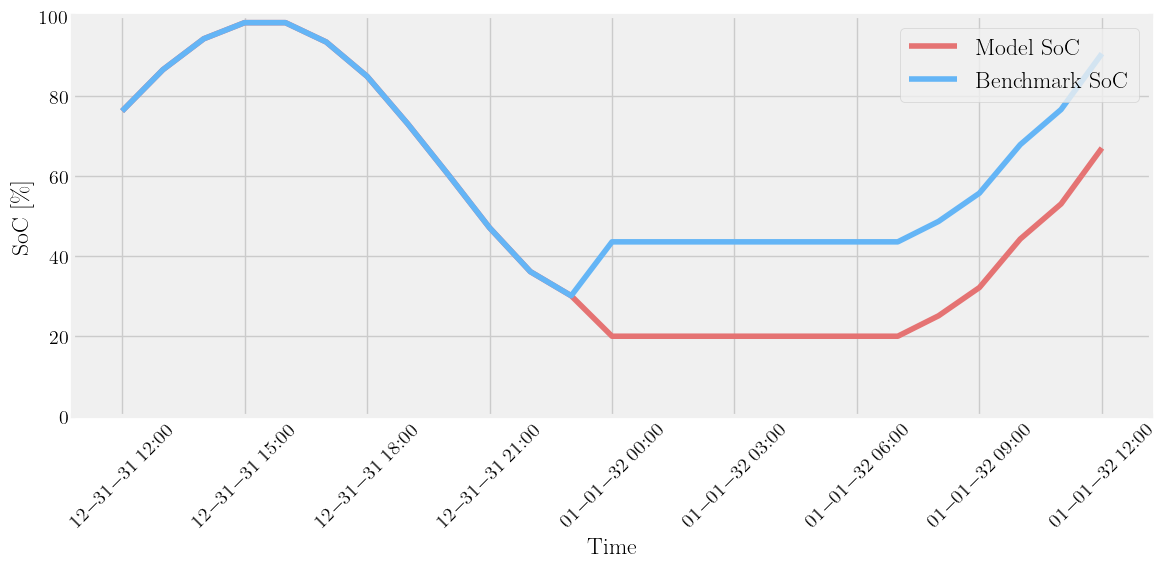

Here is the Python script that generated this plot:
import pandas as pd
import matplotlib.pyplot as plt

# Load the SoC data
data = {
    "Time": [
        "12/31/2031 12:00", "12/31/2031 13:00", "12/31/2031 14:00", "12/31/2031 15:00",
        "12/31/2031 16:00", "12/31/2031 17:00", "12/31/2031 18:00", "12/31/2031 19:00",
        "12/31/2031 20:00", "12/31/2031 21:00", "12/31/2031 22:00", "12/31/2031 23:00",
        "1/1/2032 00:00", "1/1/2032 01:00", "1/1/2032 02:00", "1/1/2032 03:00",
        "1/1/2032 04:00", "1/1/2032 05:00", "1/1/2032 06:00", "1/1/2032 07:00",
        "1/1/2032 08:00", "1/1/2032 09:00", "1/1/2032 10:00", "1/1/2032 11:00",
        "1/1/2032 12:00"
    ],
    "SoC Model": [76.3, 86.65, 94.38, 98.41, 98.41, 93.57, 84.99, 73.06, 60.27, 47.13,
                  36.15, 30.12, 20, 20, 20, 20, 20, 20, 20, 20, 25.12, 32.18, 44.31, 53.09, 67.06],
    "SoC Benchmark": [76.3, 86.65, 94.38, 98.41, 98.41, 93.57, 84.99, 73.06, 60.27, 47.13,
                      36.15, 30.12, 43.6, 43.6, 43.6, 43.6, 43.6, 43.6, 43.6, 43.6,
                      48.72, 55.78, 67.91, 76.69, 90.66]
}

# Convert to DataFrame
df = pd.DataFrame(data)

# Convert Time column to datetime
df["Time"] = pd.to_datetime(df["Time"])

# Use FiveThirtyEight style
plt.style.use('fivethirtyeight')
textwidthfraction = 0.7
fontsize = 12 / textwidthfraction
fontsize2 = 10 / textwidthfraction
plt.rcParams.update({
    "text.usetex": True,      
    "font.family": "serif",
    "font.size": fontsize,
    "axes.titlesize": fontsize,
    "axes.labelsize": fontsize,
    "legend.fontsize": fontsize,
    "xtick.labelsize": fontsize2,
    "ytick.labelsize": fontsize2
})

# Create the figure
fig, ax = plt.subplots(figsize=(12, 6))

# Plot Model and Benchmark SoC
ax.plot(df["Time"], df["SoC Model"], label="Model SoC", color='#E57373', linestyle="-")
ax.plot(df["Time"], df["SoC Benchmark"], label="Benchmark SoC", color='#64B5F6', linestyle="-")

# Set labels and title
ax.set_xlabel("Time")
ax.set_ylabel(r"SoC [\%]")
#ax.set_title("SoC Comparison")

# Set y-axis limits from 0 to 100
ax.set_ylim(0, 100)

# Format x-axis ticks
ax.xaxis.set_major_formatter(plt.matplotlib.dates.DateFormatter("%m-%d-%y %H:%M"))

# Rotate x-axis labels for better readability
plt.xticks(rotation=45)

# Display legend
ax.legend(loc="upper right")

# Show grid
ax.grid(True)

# Adjust layout
plt.tight_layout()

# Show the plot
plt.savefig(f"microgridspyusecase\\SoCValidationPlot.png", bbox_inches='tight', facecolor="white", edgecolor="white")

